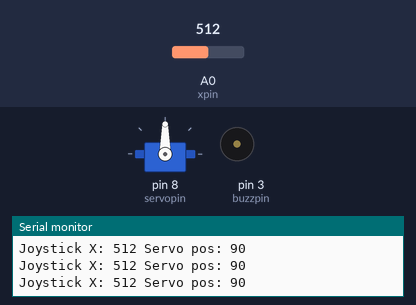
Simulated run of this program. Board: Arduino Uno, built with avr-gcc and run on an emulated ATmega328P. Parts: servo, buzzer (waves = sounding, pin HIGH), the last lines printed to the serial monitor. The test bench sets the inputs (shaded band); at power-on: A0 (xpin) = 512.

Above: at 1.2 s.
1.3 s: A0 (xpin) set to 557
At 2.0 s:
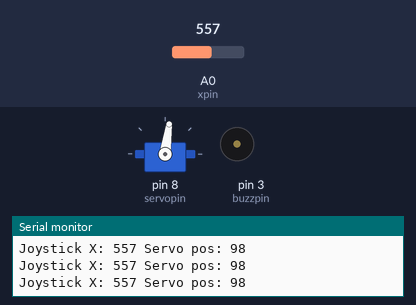
4.3 s: A0 (xpin) set to 584
At 5.5 s:
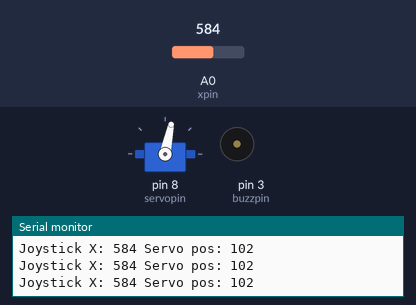
5.8 s: A0 (xpin) set to 0
At 6.4 s:
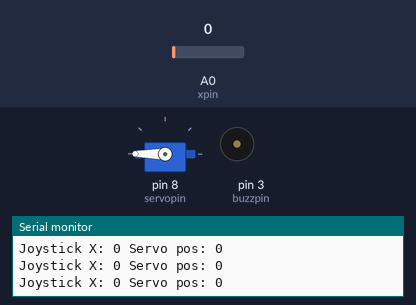
7.3 s: A0 (xpin) set to 8
At 8.2 s:
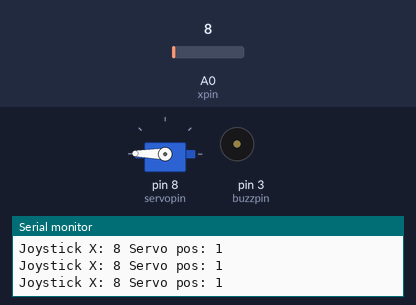
8.8 s: A0 (xpin) set to 11
11.8 s: A0 (xpin) set to 716
At 13.0 s:
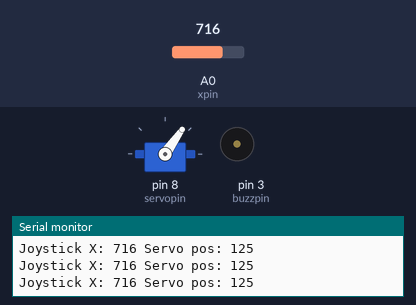
Timing chart, 0 to 14.3 s (numbered marks = the images above; inputs shaded):
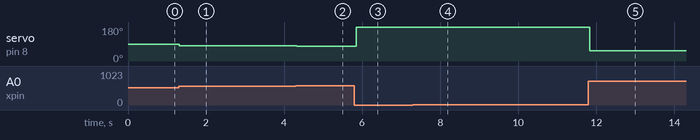

The program:

main.cpp
```cpp
#include <Arduino.h>
#include <Servo.h>

Servo servo;

int xpin = A0;
int xval;
int servopin = 8;
int buzzpin = 3;

void setup()
{
    Serial.begin(9600);
    servo.attach(servopin);
    servo.write(90);
    pinMode(xpin, INPUT);
    pinMode(buzzpin, OUTPUT);
}

void loop()
{
    xval = analogRead(xpin);

    Serial.print("Joystick X: ");
    Serial.print(xval);

    // if (xval > 525)
    // {
    //     analogWrite(buzzpin, xval / 4);
    // }
    // if (xval < 515)
    // {
    //     analogWrite(buzzpin, (1023 - xval) / 4);
    // }

    xval = (float)xval / 1023 * 180;

    Serial.print(" Servo pos: ");
    Serial.println(xval);
    servo.write(180 - xval);
    delay(15);
}
```

Measured:
- after the input at 1.3 s, servo on pin 8 (servopin): 90° → 82° at once
- after the input at 4.3 s, servo on pin 8 (servopin): 82° → 78° at once
- after the input at 5.8 s, servo on pin 8 (servopin): 78° → 180° after 0.05 s
- after the input at 7.3 s, servo on pin 8 (servopin): 180° → 179° at once
- after the input at 11.8 s, servo on pin 8 (servopin): 179° → 55° at once
